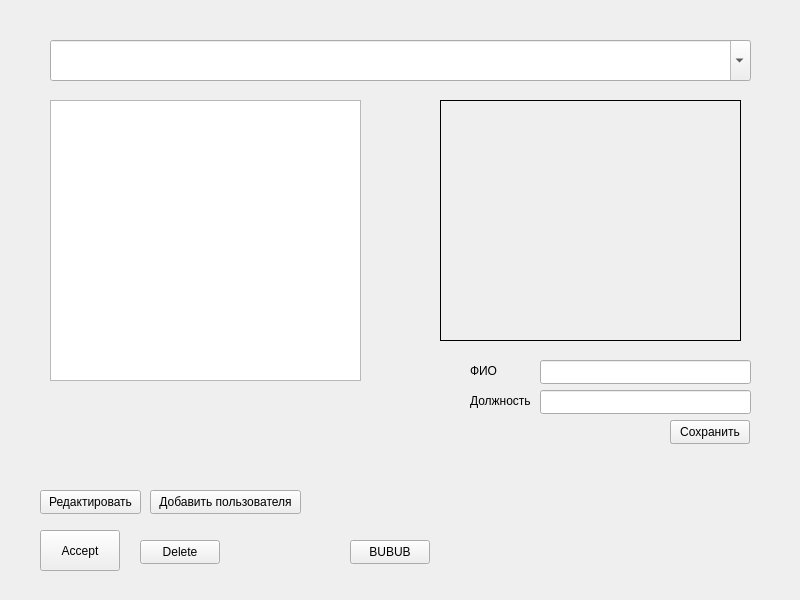
<?xml version="1.0" encoding="UTF-8"?>
<ui version="4.0">
 <class>Widget</class>
 <widget class="QWidget" name="Widget">
  <property name="geometry">
   <rect>
    <x>0</x>
    <y>0</y>
    <width>800</width>
    <height>600</height>
   </rect>
  </property>
  <property name="windowTitle">
   <string>Widget</string>
  </property>
  <widget class="QPushButton" name="pushButton">
   <property name="geometry">
    <rect>
     <x>350</x>
     <y>540</y>
     <width>80</width>
     <height>24</height>
    </rect>
   </property>
   <property name="text">
    <string>BUBUB</string>
   </property>
  </widget>
  <widget class="QPushButton" name="addButton">
   <property name="geometry">
    <rect>
     <x>150</x>
     <y>490</y>
     <width>151</width>
     <height>24</height>
    </rect>
   </property>
   <property name="text">
    <string>Добавить пользователя</string>
   </property>
  </widget>
  <widget class="QPushButton" name="deleteButton">
   <property name="geometry">
    <rect>
     <x>140</x>
     <y>540</y>
     <width>80</width>
     <height>24</height>
    </rect>
   </property>
   <property name="text">
    <string>Delete</string>
   </property>
  </widget>
  <widget class="QPushButton" name="selectButton">
   <property name="geometry">
    <rect>
     <x>40</x>
     <y>530</y>
     <width>80</width>
     <height>41</height>
    </rect>
   </property>
   <property name="text">
    <string>Accept</string>
   </property>
  </widget>
  <widget class="QComboBox" name="comboBox">
   <property name="geometry">
    <rect>
     <x>50</x>
     <y>40</y>
     <width>701</width>
     <height>41</height>
    </rect>
   </property>
   <property name="editable">
    <bool>true</bool>
   </property>
  </widget>
  <widget class="QPushButton" name="editButton">
   <property name="geometry">
    <rect>
     <x>40</x>
     <y>490</y>
     <width>101</width>
     <height>24</height>
    </rect>
   </property>
   <property name="text">
    <string>Редактировать</string>
   </property>
  </widget>
  <widget class="QLineEdit" name="personData">
   <property name="geometry">
    <rect>
     <x>540</x>
     <y>360</y>
     <width>211</width>
     <height>24</height>
    </rect>
   </property>
  </widget>
  <widget class="QLabel" name="label">
   <property name="geometry">
    <rect>
     <x>440</x>
     <y>100</y>
     <width>301</width>
     <height>241</height>
    </rect>
   </property>
   <property name="frameShape">
    <enum>QFrame::Box</enum>
   </property>
   <property name="text">
    <string/>
   </property>
   <property name="pixmap">
    <pixmap>tri.jpg</pixmap>
   </property>
  </widget>
  <widget class="QListView" name="equipmentList">
   <property name="geometry">
    <rect>
     <x>50</x>
     <y>100</y>
     <width>311</width>
     <height>281</height>
    </rect>
   </property>
  </widget>
  <widget class="QLineEdit" name="postData">
   <property name="geometry">
    <rect>
     <x>540</x>
     <y>390</y>
     <width>211</width>
     <height>24</height>
    </rect>
   </property>
  </widget>
  <widget class="QLabel" name="nspLable">
   <property name="geometry">
    <rect>
     <x>470</x>
     <y>360</y>
     <width>71</width>
     <height>21</height>
    </rect>
   </property>
   <property name="text">
    <string>ФИО</string>
   </property>
  </widget>
  <widget class="QLabel" name="postLabel">
   <property name="geometry">
    <rect>
     <x>470</x>
     <y>390</y>
     <width>71</width>
     <height>21</height>
    </rect>
   </property>
   <property name="text">
    <string>Должность</string>
   </property>
  </widget>
  <widget class="QPushButton" name="saveButton">
   <property name="geometry">
    <rect>
     <x>670</x>
     <y>420</y>
     <width>80</width>
     <height>24</height>
    </rect>
   </property>
   <property name="text">
    <string>Сохранить</string>
   </property>
  </widget>
  <widget class="QPushButton" name="saveButton_2">
   <property name="geometry">
    <rect>
     <x>670</x>
     <y>420</y>
     <width>80</width>
     <height>24</height>
    </rect>
   </property>
   <property name="text">
    <string>Сохранить</string>
   </property>
  </widget>
 </widget>
 <resources/>
 <connections/>
</ui>
